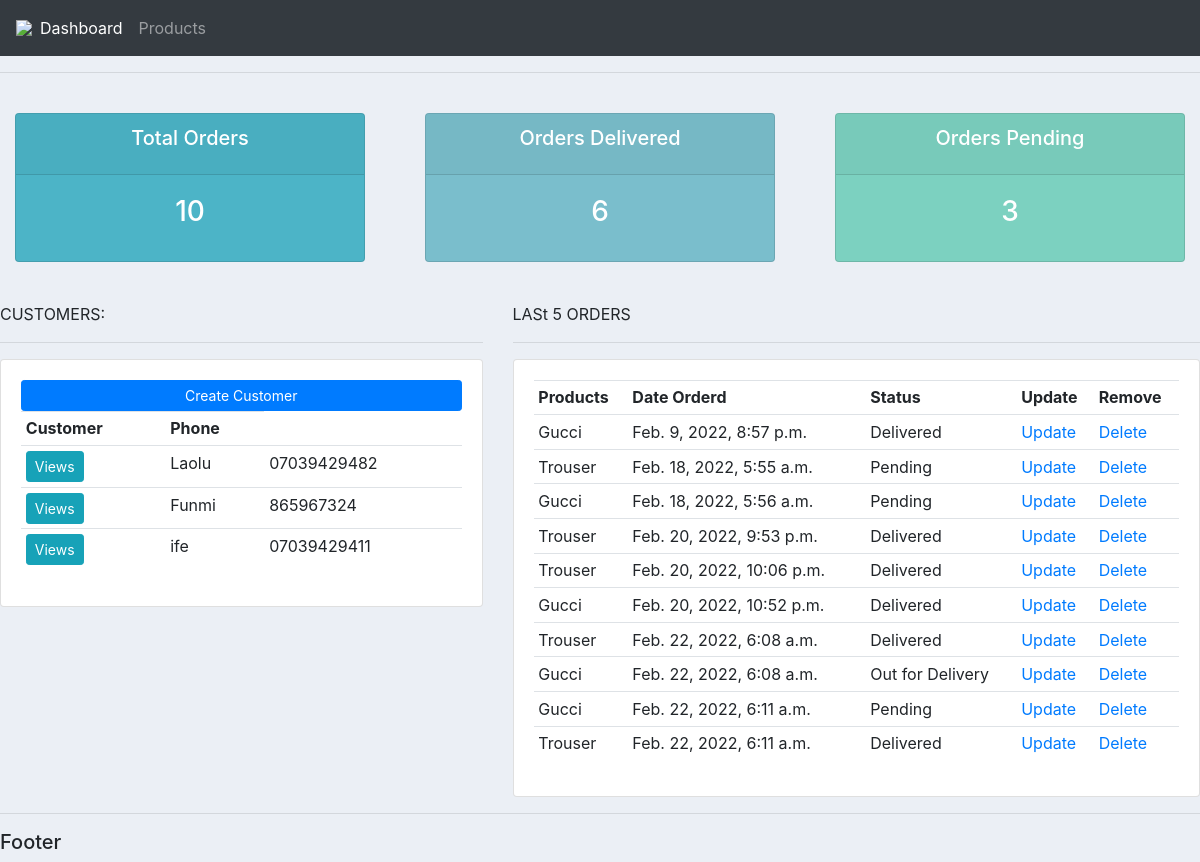
The page / on the database its author committed.
### accounts/models.py (models this page shows, shortened)
class Customer(models.Model):
    name=models.CharField(max_length=200,null=True)
    surname=models.CharField(max_length=200,null=True)
    email=models.CharField(max_length=200,null=True)
    date_created=models.DateTimeField(auto_now_add=True)
    phone=models.CharField(max_length=100,null=True)

class Order(models.Model):
    STATUS=(
        ('Delivered','Delivered'),
        ('Pending','Pending'),
        ('Out for Delivery','Out for Delivery')
    )
    customer=models.ForeignKey(Customer,on_delete=models.CASCADE,null=True)
    product=models.ForeignKey(Product,on_delete=models.CASCADE,null=True)
    note=models.CharField(max_length=200,null=True)
    date_created=models.DateTimeField(auto_now_add=True,null=True)
    status=models.CharField(max_length=100,null=True,choices=STATUS)

class Product(models.Model):
    CATEGORY=(
        ('Indoor','Indoor'),
        ('Outdoor','Outdoor')
    )
    name=models.CharField(max_length=100,null=True)
    price=models.FloatField()
    category=models.CharField(max_length=255,null=True,choices=CATEGORY)
    description=models.CharField(max_length=255,null=True,blank=True)
    tags=models.ManyToManyField(Tag)
    date_created=models.DateTimeField(auto_now_add=True,null=True)
    def __str__(self):
        return self.name

### accounts/views.py (the view)
# urls.py: path('',views.dashboard,name='dashboard'),
def dashboard(request):
    customer=Customer.objects.all()
    orders=Order.objects.all()
    total_order=orders.count()
    customers=customer.count()
    orders_deliver=orders.filter(status='Delivered').count()
    orders_pending=orders.filter(status='Pending').count()
    context={
        'customer':customer,
        'orders':orders,
        'total_order':total_order,
        'customers':customers,
        'orders_deliver':orders_deliver,
        'orders_pending':orders_pending
    }
    return render(request,'dashboard.html',context)

### template/dashboard.html
{% extends 'main.html' %}
{% block content %}
{% include 'status.html'%}
<br>
<div class="row">
  <div class="col-md-5">
        <hd>CUSTOMERS:</h5>
        <hr>
    <div class="card card-body">
        <a class="btn btn-primary btn-sm btn-block" href="">Create Customer</a>
        <table class="table table-sm">
            <tr>
                    <th>Customer</th>
                    <th>Phone</th>
            </tr>
        {% for customer in customer %}
        <tr>
        <td><a class="btn btn-sm btn-info" href="{% url 'customer' customer.id %}">Views</a></td>
        <td>{{ customer.name }} </td>
        <td>{{ customer.phone }} </td>
        </tr>
        {% endfor %}
            </table>
            </div>
            </div>
    <div class="col-md-7">
        <hd>LASt 5 ORDERS</h5>
        <hr>
    <div class="card card-body">
        <table class="table table-sm">
        <tr>
        <th>Products</th>
        <th>Date Orderd</th>
        <th>Status</th>
        <th>Update</th>
        <th>Remove</th>
        </tr>
         {% for order in orders %}
        <tr>
        <td>{{ order.product }} </td>
        <td>{{ order.date_created }} </td>
        <td>{{ order.status }} </td>
        <td><a class=""btn btn-sm btn-info"" href="{% url 'updates' order.id %}">Update</a></td>
        <td><a class=""btn btn-sm btn-danger"" href="{% url 'delete' order.id %}">Delete</a></td>
        </tr>
        {% endfor %}
        </table>
    </div>
    </div>
</div>
{% endblock %}

### static/css/main.css (style rules this page uses)
body { background-color:#ebeff5; }

### rows shown on the page
Customer: name "Laolu", phone "07039429482"
Customer: name "Funmi", phone "865967324"
Customer: name "ife", phone "07039429411"
Order: product "Gucci", date_created "Feb. 9, 2022, 8:57 p.m.", status "Delivered"
Order: product "Trouser", date_created "Feb. 18, 2022, 5:55 a.m.", status "Pending"
Order: product "Gucci", date_created "Feb. 18, 2022, 5:56 a.m.", status "Pending"
Order: product "Trouser", date_created "Feb. 20, 2022, 9:53 p.m.", status "Delivered"
Order: product "Trouser", date_created "Feb. 20, 2022, 10:06 p.m.", status "Delivered"
Order: product "Gucci", date_created "Feb. 20, 2022, 10:52 p.m.", status "Delivered"
Order: product "Trouser", date_created "Feb. 22, 2022, 6:08 a.m.", status "Delivered"
Order: product "Gucci", date_created "Feb. 22, 2022, 6:08 a.m.", status "Out for Delivery"
Order: product "Gucci", date_created "Feb. 22, 2022, 6:11 a.m.", status "Pending"
Order: product "Trouser", date_created "Feb. 22, 2022, 6:11 a.m.", status "Delivered"

### other values the page prints
{{ total_order }} "10"
{{ orders_deliver }} "6"
{{ orders_pending }} "3"
